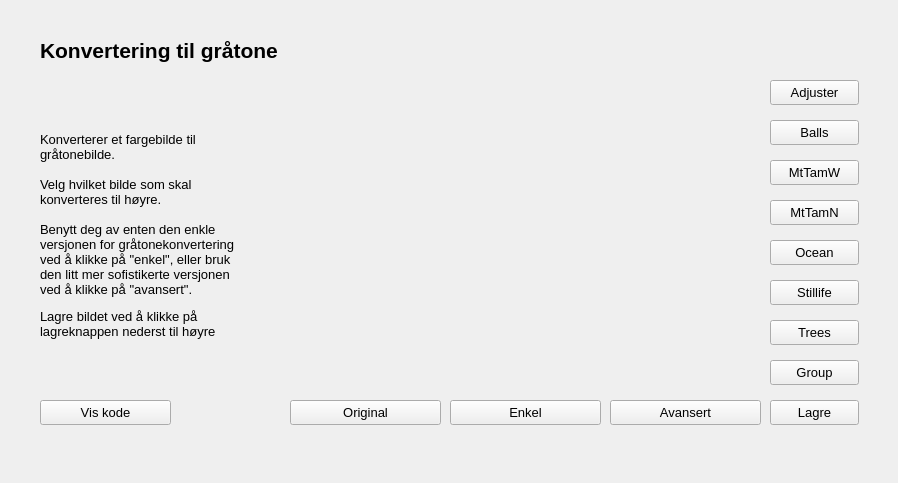
<?xml version="1.0" encoding="UTF-8"?>
<ui version="4.0">
 <class>Form</class>
 <widget class="QWidget" name="Form">
  <property name="geometry">
   <rect>
    <x>0</x>
    <y>0</y>
    <width>898</width>
    <height>483</height>
   </rect>
  </property>
  <property name="windowTitle">
   <string>Form</string>
  </property>
  <widget class="QPushButton" name="grayEasy">
   <property name="geometry">
    <rect>
     <x>450</x>
     <y>400</y>
     <width>151</width>
     <height>25</height>
    </rect>
   </property>
   <property name="font">
    <font>
     <pointsize>10</pointsize>
    </font>
   </property>
   <property name="text">
    <string>Enkel</string>
   </property>
  </widget>
  <widget class="QPushButton" name="mtTamW">
   <property name="geometry">
    <rect>
     <x>770</x>
     <y>160</y>
     <width>89</width>
     <height>25</height>
    </rect>
   </property>
   <property name="font">
    <font>
     <pointsize>10</pointsize>
    </font>
   </property>
   <property name="text">
    <string>MtTamW</string>
   </property>
  </widget>
  <widget class="QPushButton" name="ocean">
   <property name="geometry">
    <rect>
     <x>770</x>
     <y>240</y>
     <width>89</width>
     <height>25</height>
    </rect>
   </property>
   <property name="font">
    <font>
     <pointsize>10</pointsize>
    </font>
   </property>
   <property name="text">
    <string>Ocean</string>
   </property>
  </widget>
  <widget class="QPushButton" name="stillife">
   <property name="geometry">
    <rect>
     <x>770</x>
     <y>280</y>
     <width>89</width>
     <height>25</height>
    </rect>
   </property>
   <property name="font">
    <font>
     <pointsize>10</pointsize>
    </font>
   </property>
   <property name="text">
    <string>Stillife</string>
   </property>
  </widget>
  <widget class="QPushButton" name="grayAdvanced">
   <property name="geometry">
    <rect>
     <x>610</x>
     <y>400</y>
     <width>151</width>
     <height>25</height>
    </rect>
   </property>
   <property name="font">
    <font>
     <pointsize>10</pointsize>
    </font>
   </property>
   <property name="text">
    <string>Avansert</string>
   </property>
  </widget>
  <widget class="QPushButton" name="grayOriginal">
   <property name="geometry">
    <rect>
     <x>290</x>
     <y>400</y>
     <width>151</width>
     <height>25</height>
    </rect>
   </property>
   <property name="font">
    <font>
     <pointsize>10</pointsize>
    </font>
   </property>
   <property name="text">
    <string>Original</string>
   </property>
  </widget>
  <widget class="QLabel" name="glattingOverskrift">
   <property name="geometry">
    <rect>
     <x>40</x>
     <y>20</y>
     <width>761</width>
     <height>61</height>
    </rect>
   </property>
   <property name="font">
    <font>
     <pointsize>16</pointsize>
     <weight>75</weight>
     <italic>false</italic>
     <bold>true</bold>
     <underline>false</underline>
    </font>
   </property>
   <property name="text">
    <string>Konvertering til gråtone</string>
   </property>
  </widget>
  <widget class="QPushButton" name="mtTamN">
   <property name="geometry">
    <rect>
     <x>770</x>
     <y>200</y>
     <width>89</width>
     <height>25</height>
    </rect>
   </property>
   <property name="font">
    <font>
     <pointsize>10</pointsize>
    </font>
   </property>
   <property name="text">
    <string>MtTamN</string>
   </property>
  </widget>
  <widget class="QLabel" name="label_12">
   <property name="geometry">
    <rect>
     <x>40</x>
     <y>110</y>
     <width>241</width>
     <height>251</height>
    </rect>
   </property>
   <property name="font">
    <font>
     <pointsize>10</pointsize>
    </font>
   </property>
   <property name="text">
    <string>&lt;html&gt;&lt;head/&gt;&lt;body&gt;&lt;p&gt;Konverterer et fargebilde til&lt;br/&gt;gråtonebilde.&lt;br/&gt;&lt;br/&gt;Velg hvilket bilde som skal&lt;br/&gt;konverteres til høyre.&lt;br/&gt;&lt;br/&gt;Benytt deg av enten den enkle&lt;br/&gt;versjonen for gråtonekonvertering&lt;br/&gt;ved å klikke på &amp;quot;enkel&amp;quot;, eller bruk &lt;br/&gt;den litt mer sofistikerte versjonen&lt;br/&gt;ved å klikke på &amp;quot;avansert&amp;quot;.&lt;/p&gt;&lt;p&gt;Lagre bildet ved å klikke på &lt;br/&gt;lagreknappen nederst til høyre&lt;/p&gt;&lt;/body&gt;&lt;/html&gt;</string>
   </property>
  </widget>
  <widget class="QPushButton" name="balls">
   <property name="geometry">
    <rect>
     <x>770</x>
     <y>120</y>
     <width>89</width>
     <height>25</height>
    </rect>
   </property>
   <property name="font">
    <font>
     <pointsize>10</pointsize>
    </font>
   </property>
   <property name="text">
    <string>Balls</string>
   </property>
  </widget>
  <widget class="QPushButton" name="adjuster">
   <property name="geometry">
    <rect>
     <x>770</x>
     <y>80</y>
     <width>89</width>
     <height>25</height>
    </rect>
   </property>
   <property name="font">
    <font>
     <pointsize>10</pointsize>
    </font>
   </property>
   <property name="text">
    <string>Adjuster</string>
   </property>
  </widget>
  <widget class="QPushButton" name="grayCode">
   <property name="geometry">
    <rect>
     <x>40</x>
     <y>400</y>
     <width>131</width>
     <height>25</height>
    </rect>
   </property>
   <property name="font">
    <font>
     <pointsize>10</pointsize>
    </font>
   </property>
   <property name="text">
    <string>Vis kode</string>
   </property>
  </widget>
  <widget class="QPushButton" name="trees">
   <property name="geometry">
    <rect>
     <x>770</x>
     <y>320</y>
     <width>89</width>
     <height>25</height>
    </rect>
   </property>
   <property name="font">
    <font>
     <pointsize>10</pointsize>
    </font>
   </property>
   <property name="text">
    <string>Trees</string>
   </property>
  </widget>
  <widget class="QPushButton" name="group">
   <property name="geometry">
    <rect>
     <x>770</x>
     <y>360</y>
     <width>89</width>
     <height>25</height>
    </rect>
   </property>
   <property name="font">
    <font>
     <pointsize>10</pointsize>
    </font>
   </property>
   <property name="text">
    <string>Group</string>
   </property>
  </widget>
  <widget class="imagewidget" name="imagewidget" native="true">
   <property name="geometry">
    <rect>
     <x>290</x>
     <y>79</y>
     <width>471</width>
     <height>311</height>
    </rect>
   </property>
  </widget>
  <widget class="QPushButton" name="save">
   <property name="geometry">
    <rect>
     <x>770</x>
     <y>400</y>
     <width>89</width>
     <height>25</height>
    </rect>
   </property>
   <property name="font">
    <font>
     <pointsize>10</pointsize>
    </font>
   </property>
   <property name="text">
    <string>Lagre</string>
   </property>
  </widget>
 </widget>
 <customwidgets>
  <customwidget>
   <class>imagewidget</class>
   <extends>QWidget</extends>
   <header>imagewidget.h</header>
   <container>1</container>
  </customwidget>
 </customwidgets>
 <resources/>
 <connections/>
</ui>
